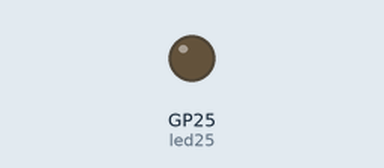
Bench run of a program on a simulated Raspberry Pi Pico running MicroPython. Shown: output pins drawn as LEDs (lit = HIGH). What the program prints to the serial console is not drawn. At 3.0 s the program stops and its outputs stay as they are.

Above: at 0.1 s.
At 3.1 s:
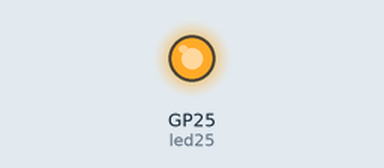
Timing chart, 0 to 4.5 s (numbered marks = the images above):
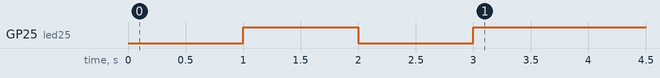

The program:

lesson7_1.py
```python
from machine import Pin,Timer

led25 = Pin("LED",Pin.OUT)

i = 0
def second1(t):
    global i
    print("過1秒")
    led25.toggle()
    i = i + 1
    if(i>=3):
        t.deinit()

tim1 = Timer()
tim1.init(period=1000, callback=second1)
```

Measured:
- by itself, GP25 (led25): LOW → HIGH at 1.0 s, → LOW 1.0 s later, → HIGH 1.0 s later
